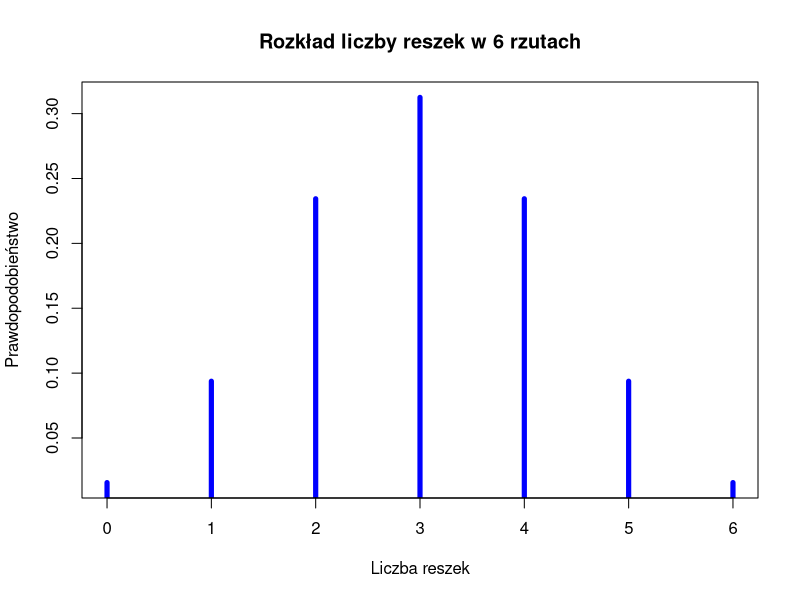

The R source for this figure:
# Parametry
n <- 6
p <- 0.5

# 1. P(X = 5) - Prawdopodobieństwo punktowe
prob_1 <- dbinom(5, size = n, prob = p)
prob_1

# 2. P(X >= 3)
# W R pbinom liczy P(X <= k), więc P(X >= 3) to 1 - P(X <= 2)
# Lub ustawić lower.tail na false i liczy P(X > k) -> P(X > 2)
prob_2 <- 1 - pbinom(2, size = n, prob = p)
prob_2

prob_2b <- pbinom(2, size = n, prob = p, lower.tail = FALSE)
prob_2b

# 3. P(2 <= X <= 4)
# To jest P(X <= 4) - P(X <= 1)
prob_3 <- pbinom(4, size = n, prob = p) - pbinom(1, size = n, prob = p)
prob_3

# 4. Wykres rozkładu (typ "h" - histogram liniowy)
x_vals <- 0:n
y_vals <- dbinom(x_vals, size = n, prob = p)
plot(x_vals, y_vals, type = "h", lwd = 5, col = "blue",
     main = "Rozkład liczby reszek w 6 rzutach",
     xlab = "Liczba reszek", ylab = "Prawdopodobieństwo")
